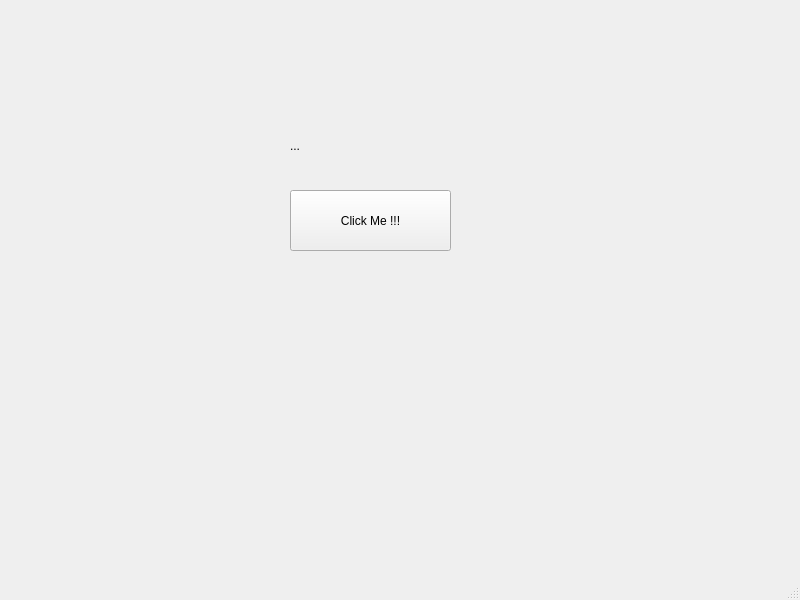
<?xml version="1.0" encoding="UTF-8"?>
<ui version="4.0">
 <class>MainWindow</class>
 <widget class="QMainWindow" name="MainWindow">
  <property name="geometry">
   <rect>
    <x>0</x>
    <y>0</y>
    <width>800</width>
    <height>600</height>
   </rect>
  </property>
  <property name="windowTitle">
   <string>MainWindow</string>
  </property>
  <widget class="QWidget" name="centralwidget">
   <widget class="QPushButton" name="pushButton">
    <property name="geometry">
     <rect>
      <x>290</x>
      <y>190</y>
      <width>161</width>
      <height>61</height>
     </rect>
    </property>
    <property name="text">
     <string>Click Me !!!</string>
    </property>
   </widget>
   <widget class="QLabel" name="label">
    <property name="geometry">
     <rect>
      <x>290</x>
      <y>130</y>
      <width>161</width>
      <height>31</height>
     </rect>
    </property>
    <property name="text">
     <string>...</string>
    </property>
   </widget>
  </widget>
  <widget class="QMenuBar" name="menubar">
   <property name="geometry">
    <rect>
     <x>0</x>
     <y>0</y>
     <width>800</width>
     <height>21</height>
    </rect>
   </property>
  </widget>
  <widget class="QStatusBar" name="statusbar"/>
 </widget>
 <resources/>
 <connections/>
</ui>
